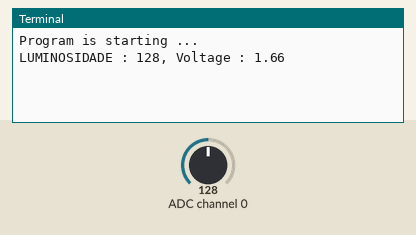
Simulated run of this program. Board: Raspberry Pi (BCM pin numbers). Parts: the last lines printed to the terminal. The inputs (shaded band) are chosen by the test bench; at power-on: ADC channel 0 = 128 (analog values on the 0–255 scale).

Above: at 1.2 s.
1.3 s: ADC channel 0 set to 178
At 2.1 s:
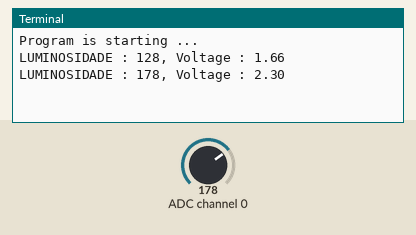
2.8 s: ADC channel 0 set to 224
At 3.4 s:
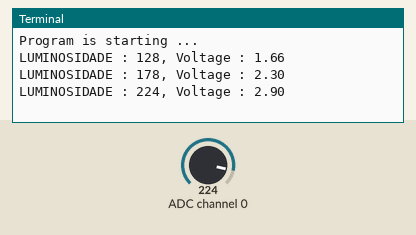
Timing chart, 0 to 5.8 s (numbered marks = the images above; inputs shaded):
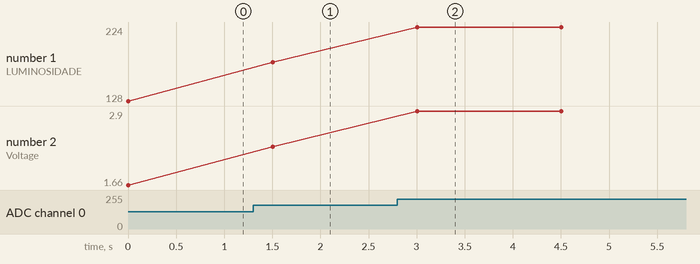

Measured:
- after the input at 1.3 s, the terminal: prints a new line after 0.20 s (image 1)
- after the input at 2.8 s, the terminal: prints a new line after 0.20 s (image 2)
- plotted number 1: 128 → 178 after the input at 1.3 s, 178 → 224 after the input at 2.8 s
- plotted number 2: 1.66 → 2.3 after the input at 1.3 s, 2.3 → 2.9 after the input at 2.8 s

The program:

adc_test.py
```python
#!/usr/bin/env python3

import smbus
import time

address = 0x48	# default address of PCF8591
bus=smbus.SMBus(1)
cmdActive=0x40	# command, 0100 0000

#a0 = 64
#a1 = 65

#cmdDeactive=0x60

def getTemperatureRaw(chn): # read ADC value,chn:0,1,2,3
        #value = bus.read_byte_data(address,cmd+chn)
        #value = bus.read_byte_data(address,a1)
        #bus.read_byte_data(address, cmdDeactive+chn)
        bus.write_byte(address,cmdActive+chn)
        #bus.read_byte(address)
        time.sleep(0.2)
        value = bus.read_byte(address)
        return value


def getLuminosityRaw(chn): # read ADC value,chn:0,1,2,3
        #value = bus.read_byte_data(address,cmd+chn)
        #value = bus.read_byte_data(address,a0)
        #bus.read_byte_data(address, cmdDeactive+chn)
        #bus.write_byte(address,cmdActive+chn)
        bus.write_byte(address,0x40)
        #bus.read_byte(address)
        value = bus.read_byte(address)
        #while value < 2:
        #value = bus.read_byte(address)
        bus.write_byte(address,cmdActive+chn)
        value = bus.read_byte(address)
        #while value > 2:
        #value = bus.read_byte(address)

        return value

def analogWrite(value): # write DAC value
	bus.write_byte_data(address,cmdActive,value)

def loop():
        while True:
                luminosity = getLuminosityRaw(0) # read the ADC value of channel 0
                #temperature = getLuminosityRaw(3) # read the ADC value of channel 3
                #analogWrite(luminosity)
                voltageLumi = luminosity / 255.0 * 3.3  # calculate the voltage value

                #temperature = getTemperatureRaw(2) # read the ADC value of channel 3
                #luminosity = getLuminosityRaw(0) # read the ADC value of channel 0
                #analogWrite(temperature)
                #voltageTemp = temperature / 255.0 * 3.3  # calculate the voltage value

                print ('LUMINOSIDADE : %d, Voltage : %.2f'%(luminosity,voltageLumi))
                #print ('TEMPERATURA : %d, Voltage : %.2f'%(temperature,voltageTemp))
                time.sleep(1.5)

def destroy():
        bus.close()

if __name__ == '__main__':   # Program entrance
        print ('Program is starting ... ')
        try:
            loop()
        except KeyboardInterrupt: # Press ctrl-c to end the program.
            destroy()
```
